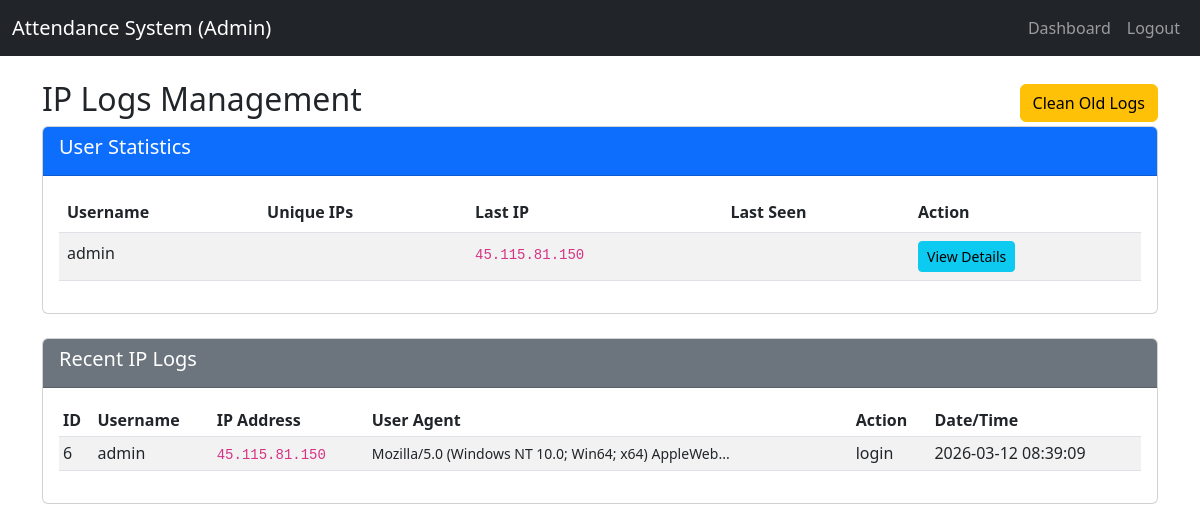
The app's page /ip/admin/all-ips (signed in), older data.
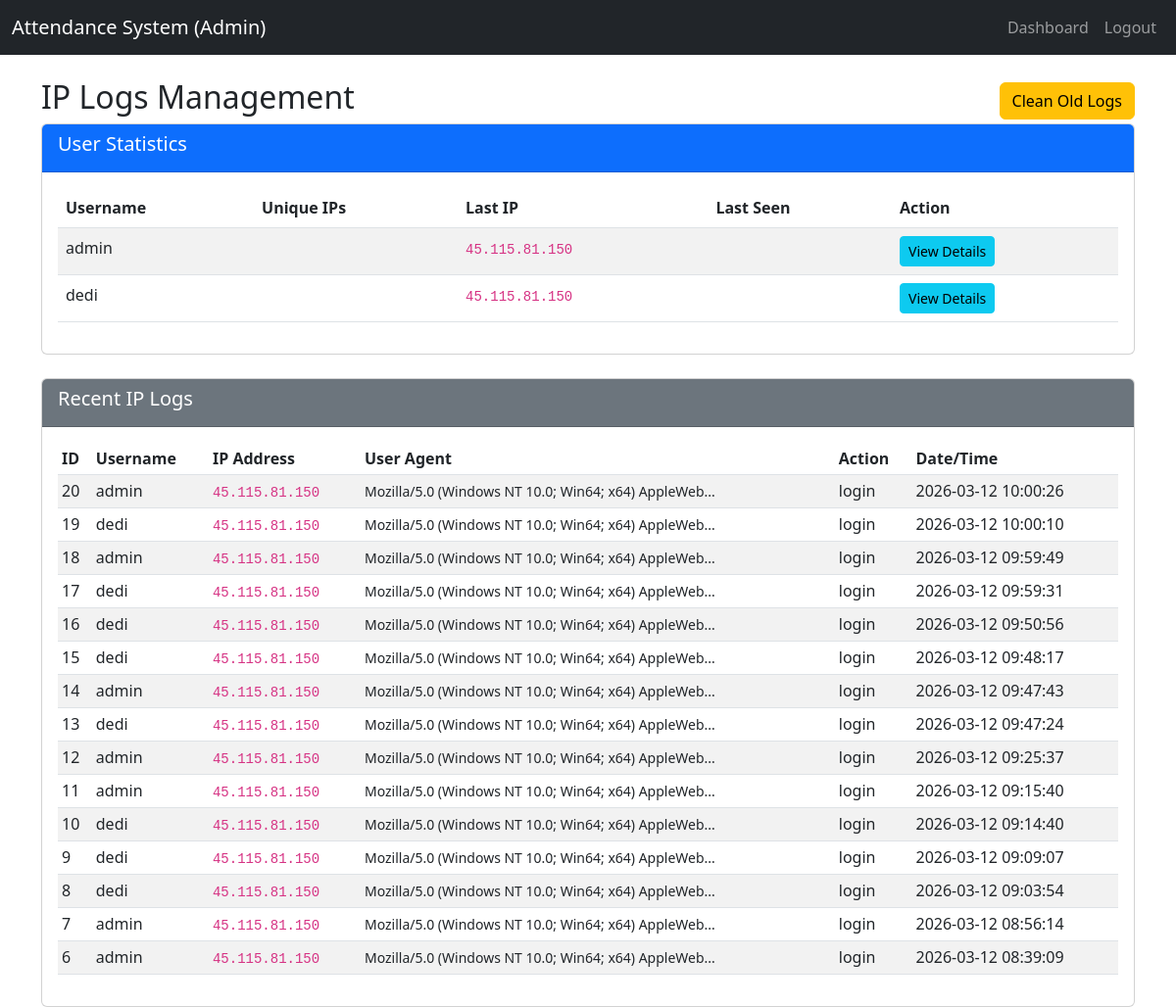
The same page, newer data.
### tables this page shows
CREATE TABLE users (
                    id INTEGER PRIMARY KEY AUTOINCREMENT,
                    username TEXT UNIQUE NOT NULL,
                    password TEXT NOT NULL,
                    role TEXT NOT NULL,
                    default_shift TEXT DEFAULT 'auto'
                );

CREATE TABLE ip_logs (
                    id INTEGER PRIMARY KEY AUTOINCREMENT,
                    user_id INTEGER NOT NULL,
                    ip_address TEXT NOT NULL,
                    user_agent TEXT,
                    action TEXT DEFAULT 'login',
                    created_at DATETIME DEFAULT CURRENT_TIMESTAMP,
                    FOREIGN KEY(user_id) REFERENCES users(id)
                );

### ip_manager/ip_routes.py (the view)
@ip_bp.route('/admin/all-ips')
@admin_required
def all_ips():
    ips = IPModel.get_all_ips(limit=5000)
    stats = query_db('''
        SELECT
            u.id as user_id,
            u.username,
            COUNT(DISTINCT l.ip_address) as unique_ips,
            COUNT(l.id) as total_logins,
            MAX(l.created_at) as last_login,
            (
                SELECT ip_address FROM ip_logs l2
                WHERE l2.user_id = u.id
                ORDER BY created_at DESC LIMIT 1
            ) as last_ip
        FROM users u
        LEFT JOIN ip_logs l ON u.id = l.user_id
        GROUP BY u.id, u.username
        ORDER BY last_login DESC NULLS LAST
    ''')
    return render_template('all_ips.html', ips=ips, stats=stats)

### app.py (called while the page is built)
@app.teardown_appcontext
def close_connection(exception):
    db = getattr(g, '_database', None)
    if db is not None:
        db.close()

### ip_manager/ip_model.py (called while the page is built)
def get_db():
    if DATABASE_URL and DATABASE_URL.startswith('postgres'):
        if not hasattr(g, '_database'):
            g._database = psycopg2.connect(DATABASE_URL, cursor_factory=RealDictCursor)
        return g._database
    else:
        db = getattr(g, '_database', None)
        if db is None:
            db = g._database = sqlite3.connect('attendance.db')
            db.row_factory = sqlite3.Row
        return db

def query_db(query, args=(), one=False):
    conn = get_db()
    if DATABASE_URL and DATABASE_URL.startswith('postgres'):
        cur = conn.cursor()
        cur.execute(query.replace('?', '%s'), args)
        rv = cur.fetchall()
        cur.close()
        return (rv[0] if rv else None) if one else rv
    else:
        cur = conn.execute(query, args)
        rv = cur.fetchall()
        cur.close()
        return (rv[0] if rv else None) if one else rv

### templates/all_ips.html (shortened to what this page needs)
<!DOCTYPE html>
<html lang="en">
<head>
    <link href="https://cdn.jsdelivr.net/npm/bootstrap@5.3.0/dist/css/bootstrap.min.css" rel="stylesheet">
    <link rel="stylesheet" href="{{ url_for('static', filename='style.css') }}">
</head>
<body>
    <nav class="navbar navbar-expand-lg navbar-dark bg-dark">
        <div class="container-fluid">
            <a class="navbar-brand" href="#">Attendance System (Admin)</a>
            <div class="collapse navbar-collapse">
                <ul class="navbar-nav ms-auto">
                    <li class="nav-item"><a class="nav-link" href="{{ url_for('dashboard') }}">Dashboard</a></li>
                    <li class="nav-item"><a class="nav-link" href="{{ url_for('logout') }}">Logout</a></li>
                </ul>
            </div>
        </div>
    </nav>
    <div class="container mt-4">
        <div class="d-flex justify-content-between align-items-center">
            <h2>IP Logs Management</h2>
            <a href="{{ url_for('ip.clean_old_logs', days=30) }}" class="btn btn-warning" onclick="return confirm('Hapus log IP lebih dari 30 hari?')">Clean Old Logs</a>
        </div>
        <div class="card mb-4">
            <div class="card-header bg-primary text-white">
                <h5>User Statistics</h5>
            </div>
            <div class="card-body">
                <table class="table table-striped">
                    <thead>
                        <tr>
                            <th>Username</th>
                            <th>Unique IPs</th>
                            <th>Last IP</th>
                            <th>Last Seen</th>
                            <th>Action</th>
                        </tr>
                    </thead>
                    <tbody>
                        {% for stat in stats %}
                        <tr>
                            <td>{{ stat.username }}</td>
                            <td>{{ stat.ip_count }}</td>
                            <td><code>{{ stat.last_ip }}</code></td>
                            <td>{{ stat.last_seen }}</td>
                            <td>
                                <a href="{{ url_for('ip.user_ips', user_id=stat.user_id) }}" class="btn btn-sm btn-info">View Details</a>
                            </td>
                        </tr>
                        {% endfor %}
                    </tbody>
                </table>
            </div>
        </div>
        <div class="card">
            <div class="card-header bg-secondary text-white">
                <h5>Recent IP Logs</h5>
            </div>
            <div class="card-body">
                <div class="table-responsive">
                    <table class="table table-sm table-striped">
                        <thead>
                            <tr>
                                <th>ID</th>
                                <th>Username</th>
                                <th>IP Address</th>
                                <th>User Agent</th>
                                <th>Action</th>
                                <th>Date/Time</th>
                            </tr>
                        </thead>
                        <tbody>
                            {% for ip in ips %}
                            <tr>
                                <td>{{ ip.id }}</td>
                                <td>{{ ip.username }}</td>
                                <td><code>{{ ip.ip_address }}</code></td>
                                <td><small>{{ ip.user_agent[:50] }}...</small></td>
                                <td>{{ ip.action }}</td>
                                <td>{{ ip.created_at }}</td>
                            </tr>
                            {% endfor %}
                        </tbody>
                    </table>
                </div>
            </div>
        </div>
    </div>
</body>
</html>

Row changes from the older to the newer data that the page shows:
added users: username "dedi", last_ip "45.115.81.150"
added ip_logs: id "20", username "admin", ip_address "45.115.81.150", user_agent "Mozilla/5.0 (Windows NT 10.0; Win64; x64) AppleWeb", action "login", created_at "2026-03-12 10:00:26"
added ip_logs: id "19", username "dedi", ip_address "45.115.81.150", user_agent "Mozilla/5.0 (Windows NT 10.0; Win64; x64) AppleWeb", action "login", created_at "2026-03-12 10:00:10"
added ip_logs: id "18", username "admin", ip_address "45.115.81.150", user_agent "Mozilla/5.0 (Windows NT 10.0; Win64; x64) AppleWeb", action "login", created_at "2026-03-12 09:59:49"
added ip_logs: id "17", username "dedi", ip_address "45.115.81.150", user_agent "Mozilla/5.0 (Windows NT 10.0; Win64; x64) AppleWeb", action "login", created_at "2026-03-12 09:59:31"
added ip_logs: id "16", username "dedi", ip_address "45.115.81.150", user_agent "Mozilla/5.0 (Windows NT 10.0; Win64; x64) AppleWeb", action "login", created_at "2026-03-12 09:50:56"
added ip_logs: id "15", username "dedi", ip_address "45.115.81.150", user_agent "Mozilla/5.0 (Windows NT 10.0; Win64; x64) AppleWeb", action "login", created_at "2026-03-12 09:48:17"
added ip_logs: id "14", username "admin", ip_address "45.115.81.150", user_agent "Mozilla/5.0 (Windows NT 10.0; Win64; x64) AppleWeb", action "login", created_at "2026-03-12 09:47:43"
added ip_logs: id "13", username "dedi", ip_address "45.115.81.150", user_agent "Mozilla/5.0 (Windows NT 10.0; Win64; x64) AppleWeb", action "login", created_at "2026-03-12 09:47:24"
added ip_logs: id "12", username "admin", ip_address "45.115.81.150", user_agent "Mozilla/5.0 (Windows NT 10.0; Win64; x64) AppleWeb", action "login", created_at "2026-03-12 09:25:37"
added ip_logs: id "11", username "admin", ip_address "45.115.81.150", user_agent "Mozilla/5.0 (Windows NT 10.0; Win64; x64) AppleWeb", action "login", created_at "2026-03-12 09:15:40"
added ip_logs: id "10", username "dedi", ip_address "45.115.81.150", user_agent "Mozilla/5.0 (Windows NT 10.0; Win64; x64) AppleWeb", action "login", created_at "2026-03-12 09:14:40"
added ip_logs: id "9", username "dedi", ip_address "45.115.81.150", user_agent "Mozilla/5.0 (Windows NT 10.0; Win64; x64) AppleWeb", action "login", created_at "2026-03-12 09:09:07"
added ip_logs: id "8", username "dedi", ip_address "45.115.81.150", user_agent "Mozilla/5.0 (Windows NT 10.0; Win64; x64) AppleWeb", action "login", created_at "2026-03-12 09:03:54"
added ip_logs: id "7", username "admin", ip_address "45.115.81.150", user_agent "Mozilla/5.0 (Windows NT 10.0; Win64; x64) AppleWeb", action "login", created_at "2026-03-12 08:56:14"
